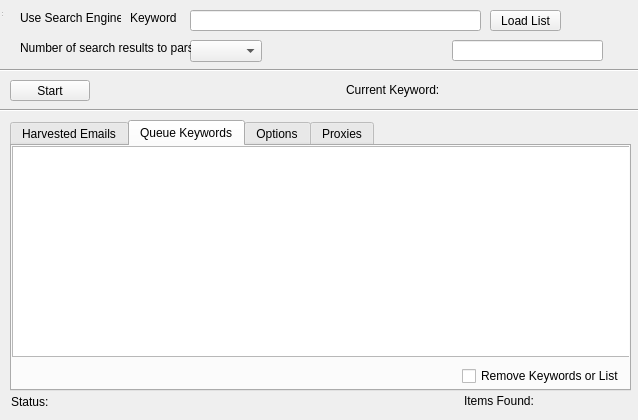
<?xml version="1.0" encoding="UTF-8"?>
<ui version="4.0">
 <class>BeatCrawler</class>
 <widget class="BeatCrawler" name="BeatCrawler">
  <property name="geometry">
   <rect>
    <x>0</x>
    <y>0</y>
    <width>638</width>
    <height>420</height>
   </rect>
  </property>
  <property name="windowTitle">
   <string>MainWindow</string>
  </property>
  <widget class="QWidget" name="centralWidget" native="true">
   <property name="geometry">
    <rect>
     <x>0</x>
     <y>0</y>
     <width>651</width>
     <height>422</height>
    </rect>
   </property>
   <widget class="QLineEdit" name="lineEdit_keywords_search_box">
    <property name="geometry">
     <rect>
      <x>190</x>
      <y>10</y>
      <width>291</width>
      <height>21</height>
     </rect>
    </property>
   </widget>
   <widget class="QComboBox" name="comboBox_search_results_amount">
    <property name="geometry">
     <rect>
      <x>190</x>
      <y>40</y>
      <width>72</width>
      <height>22</height>
     </rect>
    </property>
   </widget>
   <widget class="QLabel" name="label_search_results_amount">
    <property name="geometry">
     <rect>
      <x>20</x>
      <y>40</y>
      <width>171</width>
      <height>16</height>
     </rect>
    </property>
    <property name="text">
     <string>Number of search results to parse</string>
    </property>
   </widget>
   <widget class="QLabel" name="label_search_engine">
    <property name="geometry">
     <rect>
      <x>20</x>
      <y>10</y>
      <width>101</width>
      <height>16</height>
     </rect>
    </property>
    <property name="text">
     <string>Use Search Engine</string>
    </property>
   </widget>
   <widget class="QLabel" name="label_search_engine_keywords">
    <property name="geometry">
     <rect>
      <x>130</x>
      <y>10</y>
      <width>61</width>
      <height>16</height>
     </rect>
    </property>
    <property name="text">
     <string>Keyword</string>
    </property>
   </widget>
   <widget class="Line" name="line">
    <property name="geometry">
     <rect>
      <x>-10</x>
      <y>60</y>
      <width>651</width>
      <height>20</height>
     </rect>
    </property>
    <property name="orientation">
     <enum>Qt::Horizontal</enum>
    </property>
   </widget>
   <widget class="QPushButton" name="pushButton_Start">
    <property name="geometry">
     <rect>
      <x>10</x>
      <y>80</y>
      <width>80</width>
      <height>21</height>
     </rect>
    </property>
    <property name="text">
     <string>Start</string>
    </property>
   </widget>
   <widget class="QTabWidget" name="tabWidget_Global">
    <property name="geometry">
     <rect>
      <x>10</x>
      <y>120</y>
      <width>621</width>
      <height>271</height>
     </rect>
    </property>
    <property name="currentIndex">
     <number>1</number>
    </property>
    <widget class="QWidget" name="tab_3">
     <attribute name="title">
      <string>Harvested Emails</string>
     </attribute>
     <widget class="QTableWidget" name="tableWidget_Emails">
      <property name="geometry">
       <rect>
        <x>10</x>
        <y>10</y>
        <width>591</width>
        <height>201</height>
       </rect>
      </property>
     </widget>
     <widget class="QPushButton" name="pushButton_Save_Emails">
      <property name="geometry">
       <rect>
        <x>10</x>
        <y>220</y>
        <width>61</width>
        <height>21</height>
       </rect>
      </property>
      <property name="text">
       <string>Save</string>
      </property>
     </widget>
     <widget class="QPushButton" name="pushButton_Next_Email_Pagination">
      <property name="geometry">
       <rect>
        <x>300</x>
        <y>220</y>
        <width>61</width>
        <height>21</height>
       </rect>
      </property>
      <property name="text">
       <string>Next</string>
      </property>
     </widget>
     <widget class="QPushButton" name="pushButton_Previous_Email_Pagination">
      <property name="geometry">
       <rect>
        <x>231</x>
        <y>220</y>
        <width>61</width>
        <height>21</height>
       </rect>
      </property>
      <property name="text">
       <string>Previous</string>
      </property>
     </widget>
     <widget class="QCheckBox" name="checkBox_Delete_Emails">
      <property name="geometry">
       <rect>
        <x>510</x>
        <y>220</y>
        <width>91</width>
        <height>20</height>
       </rect>
      </property>
      <property name="text">
       <string>Remove Emails</string>
      </property>
     </widget>
    </widget>
    <widget class="QWidget" name="tab">
     <attribute name="title">
      <string>Queue Keywords</string>
     </attribute>
     <widget class="QCheckBox" name="checkBox_Delete_Keywords">
      <property name="geometry">
       <rect>
        <x>450</x>
        <y>220</y>
        <width>161</width>
        <height>20</height>
       </rect>
      </property>
      <property name="text">
       <string>Remove Keywords or List</string>
      </property>
     </widget>
     <widget class="QTableWidget" name="tableWidget_Keywords_Queue">
      <property name="geometry">
       <rect>
        <x>0</x>
        <y>0</y>
        <width>621</width>
        <height>211</height>
       </rect>
      </property>
     </widget>
    </widget>
    <widget class="QWidget" name="tab_4">
     <attribute name="title">
      <string>Options</string>
     </attribute>
     <widget class="QTabWidget" name="tabWidget_Harvester_Options">
      <property name="geometry">
       <rect>
        <x>10</x>
        <y>10</y>
        <width>601</width>
        <height>231</height>
       </rect>
      </property>
      <property name="currentIndex">
       <number>3</number>
      </property>
      <widget class="QWidget" name="tab_6">
       <attribute name="title">
        <string>Search Engine</string>
       </attribute>
       <widget class="QLabel" name="label_Search_Engine_Label_Option">
        <property name="geometry">
         <rect>
          <x>10</x>
          <y>10</y>
          <width>181</width>
          <height>16</height>
         </rect>
        </property>
        <property name="text">
         <string>Parse selected Search Engines Only</string>
        </property>
       </widget>
       <widget class="QListView" name="listView_Search_Engine_Option">
        <property name="geometry">
         <rect>
          <x>10</x>
          <y>30</y>
          <width>221</width>
          <height>141</height>
         </rect>
        </property>
       </widget>
       <widget class="QCheckBox" name="checkBox_Google">
        <property name="geometry">
         <rect>
          <x>20</x>
          <y>40</y>
          <width>72</width>
          <height>19</height>
         </rect>
        </property>
        <property name="text">
         <string>google</string>
        </property>
       </widget>
       <widget class="QCheckBox" name="checkBox_Bing">
        <property name="geometry">
         <rect>
          <x>20</x>
          <y>60</y>
          <width>72</width>
          <height>19</height>
         </rect>
        </property>
        <property name="text">
         <string>bing</string>
        </property>
       </widget>
       <widget class="QCheckBox" name="checkBox_Yahoo">
        <property name="geometry">
         <rect>
          <x>20</x>
          <y>80</y>
          <width>72</width>
          <height>19</height>
         </rect>
        </property>
        <property name="text">
         <string>yahoo</string>
        </property>
       </widget>
       <widget class="QListView" name="listView">
        <property name="geometry">
         <rect>
          <x>280</x>
          <y>30</y>
          <width>221</width>
          <height>141</height>
         </rect>
        </property>
       </widget>
       <widget class="QLabel" name="label_UserAgent">
        <property name="geometry">
         <rect>
          <x>280</x>
          <y>10</y>
          <width>181</width>
          <height>16</height>
         </rect>
        </property>
        <property name="text">
         <string>User Agents</string>
        </property>
       </widget>
       <widget class="QRadioButton" name="radioButton_Android_Webkit">
        <property name="geometry">
         <rect>
          <x>290</x>
          <y>40</y>
          <width>111</width>
          <height>19</height>
         </rect>
        </property>
        <property name="text">
         <string>Android Web Kit</string>
        </property>
       </widget>
       <widget class="QRadioButton" name="radioButton_Blackberry">
        <property name="geometry">
         <rect>
          <x>290</x>
          <y>60</y>
          <width>84</width>
          <height>19</height>
         </rect>
        </property>
        <property name="text">
         <string>Blackberry</string>
        </property>
       </widget>
       <widget class="QRadioButton" name="radioButton_IE_Mobile">
        <property name="geometry">
         <rect>
          <x>290</x>
          <y>80</y>
          <width>84</width>
          <height>19</height>
         </rect>
        </property>
        <property name="text">
         <string>IE Mobile</string>
        </property>
       </widget>
      </widget>
      <widget class="QWidget" name="tab_7">
       <attribute name="title">
        <string>Emails</string>
       </attribute>
       <widget class="QLabel" name="label_Email_Provider_Option_Label">
        <property name="geometry">
         <rect>
          <x>10</x>
          <y>10</y>
          <width>181</width>
          <height>16</height>
         </rect>
        </property>
        <property name="text">
         <string>Parse selected Emails Only</string>
        </property>
       </widget>
       <widget class="QListView" name="listView_Email_Provider_Option_Label">
        <property name="geometry">
         <rect>
          <x>10</x>
          <y>30</y>
          <width>221</width>
          <height>141</height>
         </rect>
        </property>
       </widget>
       <widget class="QCheckBox" name="checkBox_Email_Gmail">
        <property name="geometry">
         <rect>
          <x>20</x>
          <y>40</y>
          <width>72</width>
          <height>19</height>
         </rect>
        </property>
        <property name="text">
         <string>gmail</string>
        </property>
       </widget>
       <widget class="QCheckBox" name="checkBox_Email_Yahoo">
        <property name="geometry">
         <rect>
          <x>20</x>
          <y>60</y>
          <width>72</width>
          <height>19</height>
         </rect>
        </property>
        <property name="text">
         <string>yahoo</string>
        </property>
       </widget>
       <widget class="QCheckBox" name="checkBox_Email_Hotmail">
        <property name="geometry">
         <rect>
          <x>20</x>
          <y>80</y>
          <width>72</width>
          <height>19</height>
         </rect>
        </property>
        <property name="text">
         <string>hotmail</string>
        </property>
       </widget>
      </widget>
      <widget class="QWidget" name="tab_8">
       <attribute name="title">
        <string>Social Networks</string>
       </attribute>
       <widget class="QListView" name="listView_Social_Networks_Option">
        <property name="geometry">
         <rect>
          <x>10</x>
          <y>30</y>
          <width>221</width>
          <height>141</height>
         </rect>
        </property>
       </widget>
       <widget class="QLabel" name="label_Social_Networks_Option_Label">
        <property name="geometry">
         <rect>
          <x>10</x>
          <y>10</y>
          <width>181</width>
          <height>16</height>
         </rect>
        </property>
        <property name="text">
         <string>Parse selected Social Networks  Only</string>
        </property>
       </widget>
       <widget class="QCheckBox" name="checkBox_Social_Instagram">
        <property name="geometry">
         <rect>
          <x>20</x>
          <y>40</y>
          <width>72</width>
          <height>19</height>
         </rect>
        </property>
        <property name="text">
         <string>instagram</string>
        </property>
       </widget>
       <widget class="QCheckBox" name="checkBox_Social_Facebook">
        <property name="geometry">
         <rect>
          <x>20</x>
          <y>60</y>
          <width>72</width>
          <height>19</height>
         </rect>
        </property>
        <property name="text">
         <string>facebook</string>
        </property>
       </widget>
       <widget class="QCheckBox" name="checkBox_Social_Soundcloud">
        <property name="geometry">
         <rect>
          <x>20</x>
          <y>80</y>
          <width>81</width>
          <height>19</height>
         </rect>
        </property>
        <property name="text">
         <string>soundcloud</string>
        </property>
       </widget>
       <widget class="QCheckBox" name="checkBox_Social_Reverbnation">
        <property name="geometry">
         <rect>
          <x>20</x>
          <y>100</y>
          <width>91</width>
          <height>19</height>
         </rect>
        </property>
        <property name="text">
         <string>reverbnation</string>
        </property>
       </widget>
       <widget class="QCheckBox" name="checkBox_Social_Myspace">
        <property name="geometry">
         <rect>
          <x>20</x>
          <y>120</y>
          <width>72</width>
          <height>19</height>
         </rect>
        </property>
        <property name="text">
         <string>myspace</string>
        </property>
       </widget>
      </widget>
      <widget class="QWidget" name="tab_2">
       <attribute name="title">
        <string>Program behaviour</string>
       </attribute>
       <widget class="QListView" name="listView_2">
        <property name="geometry">
         <rect>
          <x>10</x>
          <y>30</y>
          <width>131</width>
          <height>51</height>
         </rect>
        </property>
       </widget>
       <widget class="QLabel" name="label_3">
        <property name="geometry">
         <rect>
          <x>10</x>
          <y>10</y>
          <width>141</width>
          <height>20</height>
         </rect>
        </property>
        <property name="text">
         <string>Harvester Timer in seconds</string>
        </property>
       </widget>
       <widget class="QSpinBox" name="spinBox_Harvester_Timer">
        <property name="geometry">
         <rect>
          <x>30</x>
          <y>40</y>
          <width>71</width>
          <height>22</height>
         </rect>
        </property>
        <property name="readOnly">
         <bool>false</bool>
        </property>
        <property name="minimum">
         <number>1</number>
        </property>
        <property name="maximum">
         <number>60</number>
        </property>
        <property name="value">
         <number>5</number>
        </property>
       </widget>
      </widget>
     </widget>
    </widget>
    <widget class="QWidget" name="tab_5">
     <attribute name="title">
      <string>Proxies</string>
     </attribute>
     <widget class="QTableWidget" name="tableWidget_Proxy">
      <property name="geometry">
       <rect>
        <x>20</x>
        <y>20</y>
        <width>231</width>
        <height>181</height>
       </rect>
      </property>
     </widget>
     <widget class="QLabel" name="label">
      <property name="geometry">
       <rect>
        <x>360</x>
        <y>20</y>
        <width>71</width>
        <height>20</height>
       </rect>
      </property>
      <property name="text">
       <string>HTTP Proxy</string>
      </property>
     </widget>
     <widget class="QLabel" name="label_2">
      <property name="geometry">
       <rect>
        <x>360</x>
        <y>50</y>
        <width>51</width>
        <height>20</height>
       </rect>
      </property>
      <property name="text">
       <string>Proxy Port</string>
      </property>
     </widget>
     <widget class="QLineEdit" name="lineEdit_Proxy_Host">
      <property name="geometry">
       <rect>
        <x>430</x>
        <y>20</y>
        <width>113</width>
        <height>21</height>
       </rect>
      </property>
     </widget>
     <widget class="QLineEdit" name="lineEdit_Proxy_Port">
      <property name="geometry">
       <rect>
        <x>430</x>
        <y>50</y>
        <width>61</width>
        <height>21</height>
       </rect>
      </property>
     </widget>
     <widget class="QPushButton" name="pushButton_Add_Proxy">
      <property name="geometry">
       <rect>
        <x>430</x>
        <y>80</y>
        <width>80</width>
        <height>21</height>
       </rect>
      </property>
      <property name="text">
       <string>Add Proxy</string>
      </property>
     </widget>
     <widget class="QCheckBox" name="checkBox_Delete_Proxy">
      <property name="geometry">
       <rect>
        <x>160</x>
        <y>210</y>
        <width>91</width>
        <height>19</height>
       </rect>
      </property>
      <property name="text">
       <string>Delete Proxy</string>
      </property>
     </widget>
    </widget>
   </widget>
   <widget class="Line" name="line_2">
    <property name="geometry">
     <rect>
      <x>0</x>
      <y>100</y>
      <width>661</width>
      <height>20</height>
     </rect>
    </property>
    <property name="orientation">
     <enum>Qt::Horizontal</enum>
    </property>
   </widget>
   <widget class="QPushButton" name="pushButton_Load_Keyword_List">
    <property name="geometry">
     <rect>
      <x>490</x>
      <y>10</y>
      <width>71</width>
      <height>21</height>
     </rect>
    </property>
    <property name="text">
     <string>Load List</string>
    </property>
   </widget>
   <widget class="QLabel" name="label_Current_Keyword">
    <property name="geometry">
     <rect>
      <x>346</x>
      <y>80</y>
      <width>271</width>
      <height>20</height>
     </rect>
    </property>
    <property name="text">
     <string>Current Keyword:</string>
    </property>
   </widget>
   <widget class="QLabel" name="label_Curl_Status">
    <property name="geometry">
     <rect>
      <x>11</x>
      <y>391</y>
      <width>291</width>
      <height>21</height>
     </rect>
    </property>
    <property name="text">
     <string>Status:</string>
    </property>
   </widget>
   <widget class="QLabel" name="label_Items_Found">
    <property name="geometry">
     <rect>
      <x>464</x>
      <y>391</y>
      <width>131</width>
      <height>20</height>
     </rect>
    </property>
    <property name="text">
     <string>Items Found:</string>
    </property>
   </widget>
   <widget class="QLineEdit" name="lineEdit_Keyword_List_File_Location">
    <property name="geometry">
     <rect>
      <x>452</x>
      <y>40</y>
      <width>151</width>
      <height>21</height>
     </rect>
    </property>
    <property name="text">
     <string/>
    </property>
   </widget>
   <widget class="QLabel" name="label_Keywords_Count">
    <property name="geometry">
     <rect>
      <x>247</x>
      <y>391</y>
      <width>121</width>
      <height>20</height>
     </rect>
    </property>
    <property name="text">
     <string/>
    </property>
   </widget>
  </widget>
  <widget class="QToolBar" name="mainToolBar">
   <property name="geometry">
    <rect>
     <x>0</x>
     <y>0</y>
     <width>4</width>
     <height>12</height>
    </rect>
   </property>
  </widget>
  <widget class="QStatusBar" name="statusBar">
   <property name="geometry">
    <rect>
     <x>0</x>
     <y>0</y>
     <width>3</width>
     <height>18</height>
    </rect>
   </property>
  </widget>
 </widget>
 <layoutdefault spacing="6" margin="11"/>
 <customwidgets>
  <customwidget>
   <class>BeatCrawler</class>
   <extends>QWidget</extends>
   <header>beatcrawler.h</header>
   <container>1</container>
  </customwidget>
 </customwidgets>
 <resources/>
 <connections/>
</ui>
